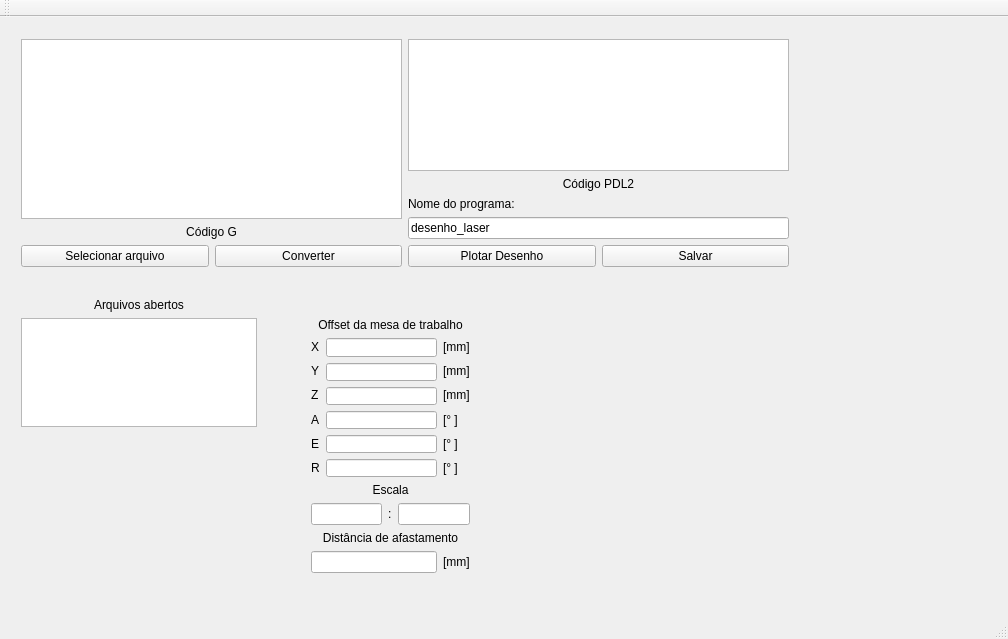
<?xml version="1.0" encoding="UTF-8"?>
<ui version="4.0">
 <class>MainWindow</class>
 <widget class="QMainWindow" name="MainWindow">
  <property name="enabled">
   <bool>true</bool>
  </property>
  <property name="geometry">
   <rect>
    <x>0</x>
    <y>0</y>
    <width>1008</width>
    <height>639</height>
   </rect>
  </property>
  <property name="minimumSize">
   <size>
    <width>822</width>
    <height>522</height>
   </size>
  </property>
  <property name="windowTitle">
   <string>MainWindow</string>
  </property>
  <widget class="QWidget" name="centralWidget">
   <widget class="QWidget" name="layoutWidget">
    <property name="geometry">
     <rect>
      <x>10</x>
      <y>11</y>
      <width>790</width>
      <height>250</height>
     </rect>
    </property>
    <layout class="QHBoxLayout" name="horizontalLayout_3">
     <item>
      <layout class="QVBoxLayout" name="verticalLayout_3">
       <item>
        <layout class="QHBoxLayout" name="horizontalLayout">
         <item>
          <layout class="QVBoxLayout" name="verticalLayout">
           <item>
            <widget class="QPlainTextEdit" name="gcode">
             <property name="readOnly">
              <bool>true</bool>
             </property>
            </widget>
           </item>
           <item>
            <widget class="QLabel" name="label">
             <property name="text">
              <string>Código G</string>
             </property>
             <property name="alignment">
              <set>Qt::AlignCenter</set>
             </property>
            </widget>
           </item>
          </layout>
         </item>
         <item>
          <layout class="QVBoxLayout" name="verticalLayout_2">
           <item>
            <widget class="QPlainTextEdit" name="pdl2code">
             <property name="readOnly">
              <bool>false</bool>
             </property>
            </widget>
           </item>
           <item>
            <widget class="QLabel" name="label_2">
             <property name="text">
              <string>Código PDL2</string>
             </property>
             <property name="alignment">
              <set>Qt::AlignCenter</set>
             </property>
            </widget>
           </item>
           <item>
            <layout class="QVBoxLayout" name="verticalLayout_5">
             <item>
              <widget class="QLabel" name="label_4">
               <property name="text">
                <string>Nome do programa:</string>
               </property>
               <property name="alignment">
                <set>Qt::AlignLeading|Qt::AlignLeft|Qt::AlignVCenter</set>
               </property>
              </widget>
             </item>
             <item>
              <widget class="QLineEdit" name="n_program">
               <property name="text">
                <string>desenho_laser</string>
               </property>
              </widget>
             </item>
            </layout>
           </item>
          </layout>
         </item>
        </layout>
       </item>
       <item>
        <layout class="QHBoxLayout" name="horizontalLayout_2">
         <item>
          <widget class="QPushButton" name="selectButton">
           <property name="text">
            <string>Selecionar arquivo</string>
           </property>
          </widget>
         </item>
         <item>
          <widget class="QPushButton" name="convertButton">
           <property name="text">
            <string>Converter</string>
           </property>
          </widget>
         </item>
         <item>
          <widget class="QPushButton" name="plotButton">
           <property name="text">
            <string>Plotar Desenho</string>
           </property>
          </widget>
         </item>
         <item>
          <widget class="QPushButton" name="saveButton">
           <property name="text">
            <string>Salvar</string>
           </property>
          </widget>
         </item>
        </layout>
       </item>
      </layout>
     </item>
    </layout>
   </widget>
   <widget class="QWidget" name="layoutWidget">
    <property name="geometry">
     <rect>
      <x>10</x>
      <y>270</y>
      <width>258</width>
      <height>151</height>
     </rect>
    </property>
    <layout class="QVBoxLayout" name="verticalLayout_4">
     <item>
      <widget class="QLabel" name="label_3">
       <property name="text">
        <string>Arquivos abertos</string>
       </property>
       <property name="alignment">
        <set>Qt::AlignCenter</set>
       </property>
      </widget>
     </item>
     <item>
      <widget class="QListWidget" name="listWidget"/>
     </item>
    </layout>
   </widget>
   <widget class="QCustomPlot" name="graph" native="true">
    <property name="geometry">
     <rect>
      <x>520</x>
      <y>300</y>
      <width>271</width>
      <height>181</height>
     </rect>
    </property>
   </widget>
   <widget class="QWidget" name="layoutWidget">
    <property name="geometry">
     <rect>
      <x>300</x>
      <y>290</y>
      <width>181</width>
      <height>277</height>
     </rect>
    </property>
    <layout class="QVBoxLayout" name="verticalLayout_13">
     <item>
      <layout class="QVBoxLayout" name="verticalLayout_11">
       <item>
        <widget class="QLabel" name="label_8">
         <property name="text">
          <string>Offset da mesa de trabalho</string>
         </property>
         <property name="alignment">
          <set>Qt::AlignCenter</set>
         </property>
        </widget>
       </item>
       <item>
        <layout class="QHBoxLayout" name="horizontalLayout_5">
         <item>
          <layout class="QVBoxLayout" name="verticalLayout_10">
           <item>
            <widget class="QLabel" name="label_9">
             <property name="text">
              <string>X</string>
             </property>
            </widget>
           </item>
           <item>
            <widget class="QLabel" name="label_10">
             <property name="text">
              <string>Y</string>
             </property>
            </widget>
           </item>
           <item>
            <widget class="QLabel" name="label_11">
             <property name="text">
              <string>Z</string>
             </property>
            </widget>
           </item>
           <item>
            <widget class="QLabel" name="label_12">
             <property name="text">
              <string>A</string>
             </property>
            </widget>
           </item>
           <item>
            <widget class="QLabel" name="label_13">
             <property name="text">
              <string>E</string>
             </property>
            </widget>
           </item>
           <item>
            <widget class="QLabel" name="label_14">
             <property name="text">
              <string>R</string>
             </property>
            </widget>
           </item>
          </layout>
         </item>
         <item>
          <layout class="QVBoxLayout" name="verticalLayout_9">
           <item>
            <widget class="QLineEdit" name="off_x"/>
           </item>
           <item>
            <widget class="QLineEdit" name="off_y"/>
           </item>
           <item>
            <widget class="QLineEdit" name="off_z"/>
           </item>
           <item>
            <widget class="QLineEdit" name="off_a"/>
           </item>
           <item>
            <widget class="QLineEdit" name="off_e"/>
           </item>
           <item>
            <widget class="QLineEdit" name="off_r"/>
           </item>
          </layout>
         </item>
         <item>
          <layout class="QVBoxLayout" name="verticalLayout_7">
           <item>
            <widget class="QLabel" name="label_15">
             <property name="text">
              <string>[mm]</string>
             </property>
            </widget>
           </item>
           <item>
            <widget class="QLabel" name="label_16">
             <property name="text">
              <string>[mm]</string>
             </property>
            </widget>
           </item>
           <item>
            <widget class="QLabel" name="label_17">
             <property name="text">
              <string>[mm]</string>
             </property>
            </widget>
           </item>
           <item>
            <widget class="QLabel" name="label_18">
             <property name="text">
              <string>[° ]</string>
             </property>
            </widget>
           </item>
           <item>
            <widget class="QLabel" name="label_20">
             <property name="text">
              <string>[° ]</string>
             </property>
            </widget>
           </item>
           <item>
            <widget class="QLabel" name="label_19">
             <property name="text">
              <string>[° ]</string>
             </property>
            </widget>
           </item>
          </layout>
         </item>
        </layout>
       </item>
      </layout>
     </item>
     <item>
      <layout class="QVBoxLayout" name="verticalLayout_12">
       <item>
        <layout class="QVBoxLayout" name="verticalLayout_6">
         <item>
          <widget class="QLabel" name="label_5">
           <property name="text">
            <string>Escala</string>
           </property>
           <property name="alignment">
            <set>Qt::AlignCenter</set>
           </property>
          </widget>
         </item>
         <item>
          <layout class="QHBoxLayout" name="horizontalLayout_4">
           <item>
            <widget class="QLineEdit" name="increase_scale"/>
           </item>
           <item>
            <widget class="QLabel" name="label_6">
             <property name="text">
              <string>:</string>
             </property>
            </widget>
           </item>
           <item>
            <widget class="QLineEdit" name="decrease_scale"/>
           </item>
          </layout>
         </item>
        </layout>
       </item>
       <item>
        <layout class="QVBoxLayout" name="verticalLayout_8">
         <item>
          <widget class="QLabel" name="label_7">
           <property name="text">
            <string>Distância de afastamento</string>
           </property>
           <property name="alignment">
            <set>Qt::AlignCenter</set>
           </property>
          </widget>
         </item>
         <item>
          <layout class="QHBoxLayout" name="horizontalLayout_6">
           <item>
            <widget class="QLineEdit" name="dist_approach"/>
           </item>
           <item>
            <widget class="QLabel" name="label_21">
             <property name="text">
              <string>[mm]</string>
             </property>
            </widget>
           </item>
          </layout>
         </item>
        </layout>
       </item>
      </layout>
     </item>
    </layout>
   </widget>
   <widget class="QWidget" name="widget" native="true">
    <property name="geometry">
     <rect>
      <x>430</x>
      <y>260</y>
      <width>120</width>
      <height>80</height>
     </rect>
    </property>
   </widget>
  </widget>
  <widget class="QMenuBar" name="menuBar">
   <property name="geometry">
    <rect>
     <x>0</x>
     <y>0</y>
     <width>1008</width>
     <height>21</height>
    </rect>
   </property>
  </widget>
  <widget class="QToolBar" name="mainToolBar">
   <attribute name="toolBarArea">
    <enum>TopToolBarArea</enum>
   </attribute>
   <attribute name="toolBarBreak">
    <bool>false</bool>
   </attribute>
  </widget>
  <widget class="QStatusBar" name="statusBar"/>
 </widget>
 <layoutdefault spacing="6" margin="11"/>
 <customwidgets>
  <customwidget>
   <class>QCustomPlot</class>
   <extends>QWidget</extends>
   <header>qcustomplot\qcustomplot.h</header>
   <container>1</container>
  </customwidget>
 </customwidgets>
 <resources/>
 <connections/>
</ui>
